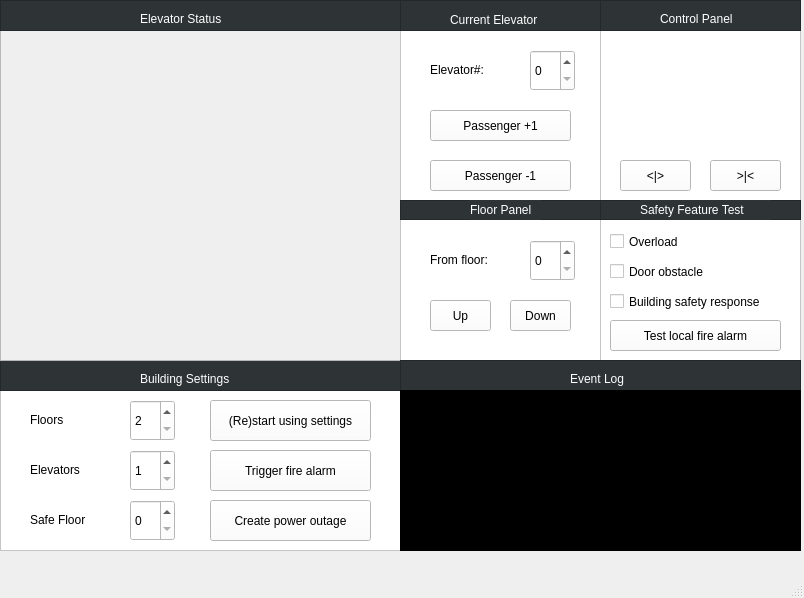
<?xml version="1.0" encoding="UTF-8"?>
<ui version="4.0">
 <class>MainWindow</class>
 <widget class="QMainWindow" name="MainWindow">
  <property name="geometry">
   <rect>
    <x>0</x>
    <y>0</y>
    <width>804</width>
    <height>598</height>
   </rect>
  </property>
  <property name="windowTitle">
   <string>MainWindow</string>
  </property>
  <widget class="QWidget" name="centralwidget">
   <widget class="QFrame" name="setupFrame">
    <property name="geometry">
     <rect>
      <x>0</x>
      <y>360</y>
      <width>401</width>
      <height>191</height>
     </rect>
    </property>
    <property name="styleSheet">
     <string notr="true">background-color: rgb(255, 255, 255);</string>
    </property>
    <property name="frameShape">
     <enum>QFrame::StyledPanel</enum>
    </property>
    <property name="frameShadow">
     <enum>QFrame::Raised</enum>
    </property>
    <widget class="QLabel" name="numElevatorsLabel">
     <property name="geometry">
      <rect>
       <x>30</x>
       <y>100</y>
       <width>81</width>
       <height>20</height>
      </rect>
     </property>
     <property name="text">
      <string>Elevators</string>
     </property>
    </widget>
    <widget class="QLabel" name="numFloorsLabel">
     <property name="geometry">
      <rect>
       <x>30</x>
       <y>50</y>
       <width>81</width>
       <height>20</height>
      </rect>
     </property>
     <property name="text">
      <string>Floors</string>
     </property>
    </widget>
    <widget class="QSpinBox" name="numElevatorsSpin">
     <property name="geometry">
      <rect>
       <x>130</x>
       <y>90</y>
       <width>45</width>
       <height>41</height>
      </rect>
     </property>
     <property name="minimum">
      <number>1</number>
     </property>
     <property name="maximum">
      <number>4</number>
     </property>
    </widget>
    <widget class="QSpinBox" name="numFloorsSpin">
     <property name="geometry">
      <rect>
       <x>130</x>
       <y>40</y>
       <width>45</width>
       <height>41</height>
      </rect>
     </property>
     <property name="minimum">
      <number>2</number>
     </property>
     <property name="maximum">
      <number>8</number>
     </property>
    </widget>
    <widget class="QLabel" name="safeFloorLabel">
     <property name="geometry">
      <rect>
       <x>30</x>
       <y>150</y>
       <width>81</width>
       <height>20</height>
      </rect>
     </property>
     <property name="text">
      <string>Safe Floor</string>
     </property>
    </widget>
    <widget class="QSpinBox" name="safeFloorSpin">
     <property name="geometry">
      <rect>
       <x>130</x>
       <y>140</y>
       <width>45</width>
       <height>41</height>
      </rect>
     </property>
     <property name="minimum">
      <number>0</number>
     </property>
     <property name="maximum">
      <number>1</number>
     </property>
    </widget>
    <widget class="QFrame" name="settingsTitle">
     <property name="geometry">
      <rect>
       <x>0</x>
       <y>0</y>
       <width>401</width>
       <height>31</height>
      </rect>
     </property>
     <property name="styleSheet">
      <string notr="true">background-color: rgb(46, 52, 54);</string>
     </property>
     <property name="frameShape">
      <enum>QFrame::StyledPanel</enum>
     </property>
     <property name="frameShadow">
      <enum>QFrame::Raised</enum>
     </property>
     <widget class="QLabel" name="settingsTitleLabel">
      <property name="geometry">
       <rect>
        <x>140</x>
        <y>10</y>
        <width>111</width>
        <height>17</height>
       </rect>
      </property>
      <property name="styleSheet">
       <string notr="true">color: rgb(255, 255, 255);</string>
      </property>
      <property name="text">
       <string>Building Settings</string>
      </property>
     </widget>
    </widget>
    <widget class="QPushButton" name="rebuildButton">
     <property name="geometry">
      <rect>
       <x>210</x>
       <y>40</y>
       <width>161</width>
       <height>41</height>
      </rect>
     </property>
     <property name="text">
      <string>(Re)start using settings</string>
     </property>
    </widget>
    <widget class="QPushButton" name="fireAlarmButton">
     <property name="geometry">
      <rect>
       <x>210</x>
       <y>90</y>
       <width>161</width>
       <height>41</height>
      </rect>
     </property>
     <property name="text">
      <string>Trigger fire alarm</string>
     </property>
    </widget>
    <widget class="QPushButton" name="outageButton">
     <property name="geometry">
      <rect>
       <x>210</x>
       <y>140</y>
       <width>161</width>
       <height>41</height>
      </rect>
     </property>
     <property name="text">
      <string>Create power outage</string>
     </property>
    </widget>
    <zorder>numElevatorsLabel</zorder>
    <zorder>numFloorsLabel</zorder>
    <zorder>numElevatorsSpin</zorder>
    <zorder>numFloorsSpin</zorder>
    <zorder>safeFloorLabel</zorder>
    <zorder>safeFloorSpin</zorder>
    <zorder>rebuildButton</zorder>
    <zorder>fireAlarmButton</zorder>
    <zorder>outageButton</zorder>
    <zorder>settingsTitle</zorder>
   </widget>
   <widget class="QFrame" name="elevatorStatusFrame">
    <property name="geometry">
     <rect>
      <x>0</x>
      <y>0</y>
      <width>401</width>
      <height>361</height>
     </rect>
    </property>
    <property name="autoFillBackground">
     <bool>true</bool>
    </property>
    <property name="frameShape">
     <enum>QFrame::StyledPanel</enum>
    </property>
    <property name="frameShadow">
     <enum>QFrame::Raised</enum>
    </property>
    <widget class="QFrame" name="elevatorStatusTitle">
     <property name="geometry">
      <rect>
       <x>0</x>
       <y>0</y>
       <width>401</width>
       <height>31</height>
      </rect>
     </property>
     <property name="styleSheet">
      <string notr="true">background-color: rgb(46, 52, 54);</string>
     </property>
     <property name="frameShape">
      <enum>QFrame::StyledPanel</enum>
     </property>
     <property name="frameShadow">
      <enum>QFrame::Raised</enum>
     </property>
     <widget class="QLabel" name="elevatorStatusTitleLabel">
      <property name="geometry">
       <rect>
        <x>140</x>
        <y>10</y>
        <width>111</width>
        <height>17</height>
       </rect>
      </property>
      <property name="styleSheet">
       <string notr="true">color: rgb(255, 255, 255);</string>
      </property>
      <property name="text">
       <string>Elevator Status</string>
      </property>
     </widget>
    </widget>
    <widget class="QWidget" name="verticalLayoutWidget">
     <property name="geometry">
      <rect>
       <x>30</x>
       <y>50</y>
       <width>321</width>
       <height>291</height>
      </rect>
     </property>
     <layout class="QVBoxLayout" name="elevatorStatusLayout"/>
    </widget>
   </widget>
   <widget class="QFrame" name="currentElevatorFrame">
    <property name="geometry">
     <rect>
      <x>400</x>
      <y>0</y>
      <width>201</width>
      <height>361</height>
     </rect>
    </property>
    <property name="styleSheet">
     <string notr="true">background-color: rgb(255, 255, 255);</string>
    </property>
    <property name="frameShape">
     <enum>QFrame::StyledPanel</enum>
    </property>
    <property name="frameShadow">
     <enum>QFrame::Raised</enum>
    </property>
    <widget class="QFrame" name="currentElevatorTitle">
     <property name="geometry">
      <rect>
       <x>0</x>
       <y>0</y>
       <width>201</width>
       <height>31</height>
      </rect>
     </property>
     <property name="styleSheet">
      <string notr="true">background-color: rgb(46, 52, 54);</string>
     </property>
     <property name="frameShape">
      <enum>QFrame::StyledPanel</enum>
     </property>
     <property name="frameShadow">
      <enum>QFrame::Raised</enum>
     </property>
     <widget class="QLabel" name="currentElevatorLabel">
      <property name="geometry">
       <rect>
        <x>50</x>
        <y>10</y>
        <width>111</width>
        <height>20</height>
       </rect>
      </property>
      <property name="styleSheet">
       <string notr="true">color: rgb(255, 255, 255);</string>
      </property>
      <property name="text">
       <string>Current Elevator</string>
      </property>
     </widget>
    </widget>
    <widget class="QFrame" name="floorPanelTitle">
     <property name="geometry">
      <rect>
       <x>0</x>
       <y>200</y>
       <width>201</width>
       <height>20</height>
      </rect>
     </property>
     <property name="styleSheet">
      <string notr="true">background-color: rgb(46, 52, 54);</string>
     </property>
     <property name="frameShape">
      <enum>QFrame::StyledPanel</enum>
     </property>
     <property name="frameShadow">
      <enum>QFrame::Raised</enum>
     </property>
     <widget class="QLabel" name="floorPanelLabel">
      <property name="geometry">
       <rect>
        <x>70</x>
        <y>0</y>
        <width>71</width>
        <height>20</height>
       </rect>
      </property>
      <property name="styleSheet">
       <string notr="true">color: rgb(255, 255, 255);</string>
      </property>
      <property name="text">
       <string>Floor Panel</string>
      </property>
     </widget>
    </widget>
    <widget class="QLabel" name="elevatorSelectionLabel">
     <property name="geometry">
      <rect>
       <x>30</x>
       <y>60</y>
       <width>81</width>
       <height>20</height>
      </rect>
     </property>
     <property name="text">
      <string>Elevator#:</string>
     </property>
    </widget>
    <widget class="QSpinBox" name="elevatorSelectionSpin">
     <property name="geometry">
      <rect>
       <x>130</x>
       <y>50</y>
       <width>45</width>
       <height>41</height>
      </rect>
     </property>
     <property name="minimum">
      <number>0</number>
     </property>
     <property name="maximum">
      <number>3</number>
     </property>
    </widget>
    <widget class="QPushButton" name="passengerEnterButton">
     <property name="geometry">
      <rect>
       <x>30</x>
       <y>110</y>
       <width>141</width>
       <height>31</height>
      </rect>
     </property>
     <property name="text">
      <string>Passenger +1</string>
     </property>
    </widget>
    <widget class="QPushButton" name="passengerExitButton">
     <property name="geometry">
      <rect>
       <x>30</x>
       <y>160</y>
       <width>141</width>
       <height>31</height>
      </rect>
     </property>
     <property name="text">
      <string>Passenger -1</string>
     </property>
    </widget>
    <widget class="QPushButton" name="directionUp">
     <property name="geometry">
      <rect>
       <x>30</x>
       <y>300</y>
       <width>61</width>
       <height>31</height>
      </rect>
     </property>
     <property name="text">
      <string>Up</string>
     </property>
    </widget>
    <widget class="QLabel" name="fromFloorLabel">
     <property name="geometry">
      <rect>
       <x>30</x>
       <y>250</y>
       <width>81</width>
       <height>20</height>
      </rect>
     </property>
     <property name="text">
      <string>From floor:</string>
     </property>
    </widget>
    <widget class="QSpinBox" name="fromFloorSpin">
     <property name="geometry">
      <rect>
       <x>130</x>
       <y>240</y>
       <width>45</width>
       <height>41</height>
      </rect>
     </property>
     <property name="minimum">
      <number>0</number>
     </property>
     <property name="maximum">
      <number>7</number>
     </property>
    </widget>
    <widget class="QPushButton" name="directionDown">
     <property name="geometry">
      <rect>
       <x>110</x>
       <y>300</y>
       <width>61</width>
       <height>31</height>
      </rect>
     </property>
     <property name="text">
      <string>Down</string>
     </property>
    </widget>
   </widget>
   <widget class="QFrame" name="controlPanelFrame">
    <property name="geometry">
     <rect>
      <x>600</x>
      <y>0</y>
      <width>201</width>
      <height>361</height>
     </rect>
    </property>
    <property name="styleSheet">
     <string notr="true">background-color: rgb(255, 255, 255);</string>
    </property>
    <property name="frameShape">
     <enum>QFrame::StyledPanel</enum>
    </property>
    <property name="frameShadow">
     <enum>QFrame::Raised</enum>
    </property>
    <widget class="QFrame" name="controlPanelTitle">
     <property name="geometry">
      <rect>
       <x>0</x>
       <y>0</y>
       <width>201</width>
       <height>31</height>
      </rect>
     </property>
     <property name="styleSheet">
      <string notr="true">background-color: rgb(46, 52, 54);</string>
     </property>
     <property name="frameShape">
      <enum>QFrame::StyledPanel</enum>
     </property>
     <property name="frameShadow">
      <enum>QFrame::Raised</enum>
     </property>
     <widget class="QLabel" name="controlPanelLabel">
      <property name="geometry">
       <rect>
        <x>60</x>
        <y>10</y>
        <width>91</width>
        <height>17</height>
       </rect>
      </property>
      <property name="styleSheet">
       <string notr="true">color: rgb(255, 255, 255);</string>
      </property>
      <property name="text">
       <string>Control Panel</string>
      </property>
     </widget>
    </widget>
    <widget class="QFrame" name="safetyTestTitle">
     <property name="geometry">
      <rect>
       <x>0</x>
       <y>200</y>
       <width>201</width>
       <height>20</height>
      </rect>
     </property>
     <property name="styleSheet">
      <string notr="true">background-color: rgb(46, 52, 54);</string>
     </property>
     <property name="frameShape">
      <enum>QFrame::StyledPanel</enum>
     </property>
     <property name="frameShadow">
      <enum>QFrame::Raised</enum>
     </property>
     <widget class="QLabel" name="safetyTestLabel">
      <property name="geometry">
       <rect>
        <x>40</x>
        <y>0</y>
        <width>131</width>
        <height>20</height>
       </rect>
      </property>
      <property name="styleSheet">
       <string notr="true">color: rgb(255, 255, 255);</string>
      </property>
      <property name="text">
       <string>Safety Feature Test</string>
      </property>
     </widget>
    </widget>
    <widget class="QCheckBox" name="testOverload">
     <property name="geometry">
      <rect>
       <x>10</x>
       <y>230</y>
       <width>181</width>
       <height>23</height>
      </rect>
     </property>
     <property name="text">
      <string>Overload</string>
     </property>
    </widget>
    <widget class="QCheckBox" name="testObstacle">
     <property name="geometry">
      <rect>
       <x>10</x>
       <y>260</y>
       <width>181</width>
       <height>23</height>
      </rect>
     </property>
     <property name="text">
      <string>Door obstacle</string>
     </property>
    </widget>
    <widget class="QCheckBox" name="toggleBuildingSafety">
     <property name="geometry">
      <rect>
       <x>10</x>
       <y>290</y>
       <width>181</width>
       <height>23</height>
      </rect>
     </property>
     <property name="text">
      <string>Building safety response</string>
     </property>
    </widget>
    <widget class="QPushButton" name="doorOpenButton">
     <property name="geometry">
      <rect>
       <x>20</x>
       <y>160</y>
       <width>71</width>
       <height>31</height>
      </rect>
     </property>
     <property name="text">
      <string>&lt;|&gt;</string>
     </property>
    </widget>
    <widget class="QPushButton" name="doorCloseButton">
     <property name="geometry">
      <rect>
       <x>110</x>
       <y>160</y>
       <width>71</width>
       <height>31</height>
      </rect>
     </property>
     <property name="text">
      <string>&gt;|&lt;</string>
     </property>
    </widget>
    <widget class="QPushButton" name="localFireAlarmButton">
     <property name="geometry">
      <rect>
       <x>10</x>
       <y>320</y>
       <width>171</width>
       <height>31</height>
      </rect>
     </property>
     <property name="text">
      <string>Test local fire alarm</string>
     </property>
    </widget>
    <widget class="QWidget" name="gridLayoutWidget">
     <property name="geometry">
      <rect>
       <x>20</x>
       <y>40</y>
       <width>160</width>
       <height>111</height>
      </rect>
     </property>
     <layout class="QGridLayout" name="controlPanelLayout"/>
    </widget>
   </widget>
   <widget class="QFrame" name="eventLogFrame">
    <property name="geometry">
     <rect>
      <x>400</x>
      <y>360</y>
      <width>401</width>
      <height>191</height>
     </rect>
    </property>
    <property name="frameShape">
     <enum>QFrame::StyledPanel</enum>
    </property>
    <property name="frameShadow">
     <enum>QFrame::Raised</enum>
    </property>
    <widget class="QPlainTextEdit" name="eventLog">
     <property name="geometry">
      <rect>
       <x>0</x>
       <y>30</y>
       <width>401</width>
       <height>161</height>
      </rect>
     </property>
     <property name="font">
      <font>
       <pointsize>10</pointsize>
       <bold>false</bold>
      </font>
     </property>
     <property name="autoFillBackground">
      <bool>false</bool>
     </property>
     <property name="styleSheet">
      <string notr="true">color: white; background-color: black;</string>
     </property>
     <property name="readOnly">
      <bool>true</bool>
     </property>
     <property name="placeholderText">
      <string/>
     </property>
    </widget>
    <widget class="QFrame" name="eventLogTitle">
     <property name="geometry">
      <rect>
       <x>0</x>
       <y>0</y>
       <width>401</width>
       <height>31</height>
      </rect>
     </property>
     <property name="styleSheet">
      <string notr="true">background-color: rgb(46, 52, 54);</string>
     </property>
     <property name="frameShape">
      <enum>QFrame::StyledPanel</enum>
     </property>
     <property name="frameShadow">
      <enum>QFrame::Raised</enum>
     </property>
     <widget class="QLabel" name="eventLogTitleLabel">
      <property name="geometry">
       <rect>
        <x>170</x>
        <y>10</y>
        <width>111</width>
        <height>17</height>
       </rect>
      </property>
      <property name="styleSheet">
       <string notr="true">color: rgb(255, 255, 255);</string>
      </property>
      <property name="text">
       <string>Event Log</string>
      </property>
     </widget>
    </widget>
    <zorder>eventLogTitle</zorder>
    <zorder>eventLog</zorder>
   </widget>
  </widget>
  <widget class="QStatusBar" name="statusbar"/>
  <widget class="QMenuBar" name="menubar">
   <property name="geometry">
    <rect>
     <x>0</x>
     <y>0</y>
     <width>804</width>
     <height>23</height>
    </rect>
   </property>
  </widget>
 </widget>
 <resources/>
 <connections/>
</ui>
